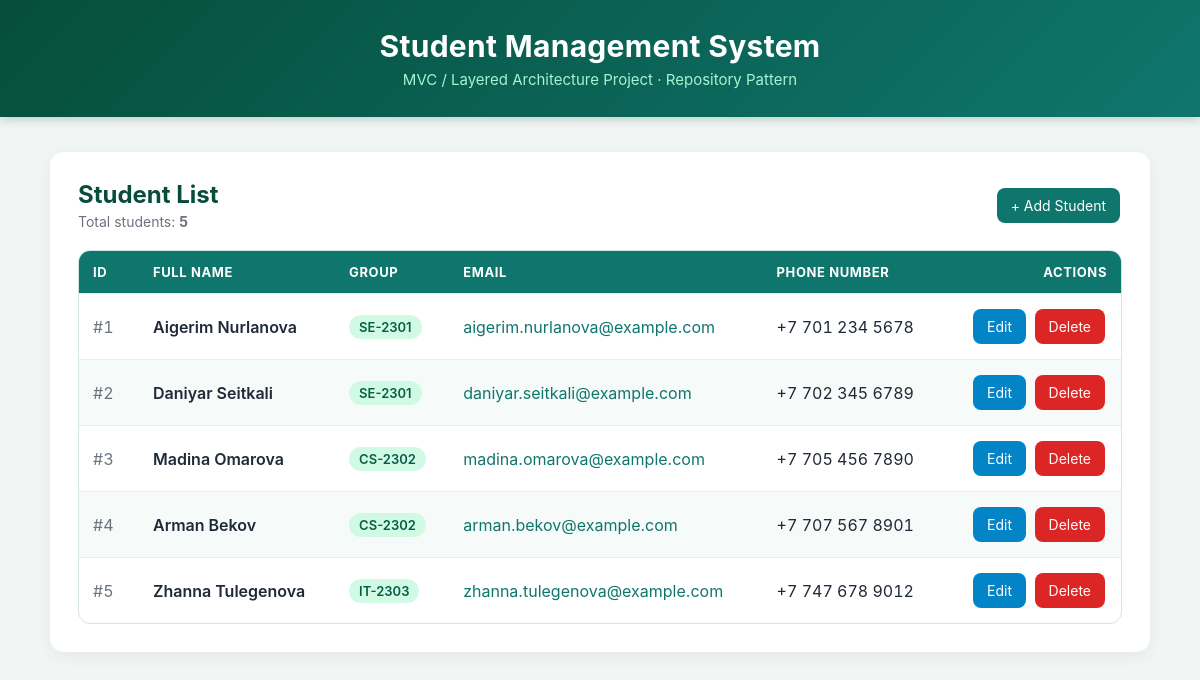
/students, run on the app's committed database.
### tables this page shows
CREATE TABLE students (
            id INTEGER PRIMARY KEY AUTOINCREMENT,
            name TEXT NOT NULL,
            student_group TEXT NOT NULL,
            email TEXT NOT NULL,
            phone TEXT NOT NULL DEFAULT ''
        );

### controllers/student_controller.py (the view)
@student_bp.route("/")
@student_bp.route("/students")
def students():
    student_list = service.get_all_students()
    return render_template(
        "students.html",
        students=student_list
    )

### database.py (called while the page is built)
def get_connection():
    connection = sqlite3.connect(DATABASE)
    connection.row_factory = sqlite3.Row
    return connection

### models/student.py (called while the page is built)
    @classmethod
    def from_row(cls, row):
        if row is None:
            return None
        keys = row.keys()
        return cls(
            id=row["id"],
            name=row["name"],
            group=row["student_group"],
            email=row["email"],
            phone=row["phone"] if "phone" in keys else "",
        )

### repositories/student_repository.py (called while the page is built)
    def get_all_students(self):
        connection = get_connection()
        rows = connection.execute(
            "SELECT * FROM students ORDER BY id"
        ).fetchall()
        connection.close()
        return [Student.from_row(row) for row in rows]

### services/student_service.py (called while the page is built)
    def get_all_students(self):
        return self.repository.get_all_students()

### templates/students.html
{% extends "base.html" %}
{% block content %}
<div class="page-header">
    <div>
        <h2>Student List</h2>
        <p class="muted">Total students: <strong>{{ students|length }}</strong></p>
    </div>
    <a href="{{ url_for('student.add_student') }}"
       class="btn btn-primary">
        + Add Student
    </a>
</div>
<div class="table-wrap">
<table class="students-table">
    <thead>
        <tr>
            <th>ID</th>
            <th>Full Name</th>
            <th>Group</th>
            <th>Email</th>
            <th>Phone Number</th>
            <th class="actions-col">Actions</th>
        </tr>
    </thead>
    <tbody>
        {% for student in students %}
        <tr>
            <td class="id-cell">#{{ student.id }}</td>
            <td class="name-cell">{{ student.name }}</td>
            <td><span class="badge">{{ student.group }}</span></td>
            <td><a class="mail" href="mailto:{{ student.email }}">{{ student.email }}</a></td>
            <td class="phone-cell">{{ student.phone or '—' }}</td>
            <td class="actions-col">
                <a class="btn btn-edit"
                   href="{{ url_for('student.edit_student', student_id=student.id) }}">
                    Edit
                </a>
                <form method="POST"
                      class="inline-form"
                      action="{{ url_for('student.delete_student', student_id=student.id) }}"
                      onsubmit="return confirm('Delete this student?');">
                    <button type="submit"
                            class="btn btn-delete">
                        Delete
                    </button>
                </form>
            </td>
        </tr>
        {% else %}
        <tr>
            <td colspan="6" class="empty">
                No students found.
            </td>
        </tr>
        {% endfor %}
    </tbody>
</table>
</div>
{% endblock %}

### templates/base.html (shortened to what this page needs)
<!DOCTYPE html>
<html lang="en">
<head>
    <link rel="stylesheet"
          href="{{ url_for('static', filename='style.css') }}">
</head>
<body>
    <header>
        <h1>Student Management System</h1>
        <p>MVC / Layered Architecture Project &middot; Repository Pattern</p>
    </header>
    <main class="container">
        {% block content %}
        {% endblock %}
    </main>
</body>
</html>

### static/style.css (style rules this page uses)
* { box-sizing: border-box; }
body { font-family: -apple-system, BlinkMacSystemFont, "Segoe UI", Roboto, Arial, sans-serif; margin: 0; background: #f1f5f4; color: #1f2937; }
header { background: linear-gradient(135deg, #064e3b 0%, #0f766e 100%); color: white; padding: 28px 24px; text-align: center; box-shadow: 0 2px 10px rgba(6, 78, 59, 0.25); }
header h1 { margin: 0 0 6px; font-size: 30px; letter-spacing: 0.3px; }
header p { margin: 0; color: #a7f3d0; font-size: 15px; }
.container { max-width: 1100px; margin: 35px auto; padding: 28px; background: white; border-radius: 14px; box-shadow: 0 4px 16px rgba(0, 0, 0, 0.06); }
h2 { margin: 0 0 4px; color: #064e3b; }
.muted { color: #6b7280; font-weight: normal; margin: 0; font-size: 14px; }
.page-header { display: flex; justify-content: space-between; align-items: center; gap: 15px; margin-bottom: 20px; }
.table-wrap { border: 1px solid #d1e7e0; border-radius: 12px; overflow: hidden; }
table { width: 100%; border-collapse: collapse; }
th, td { padding: 13px 14px; text-align: left; border-bottom: 1px solid #e5efeb; vertical-align: middle; }
th { background: #0f766e; color: white; font-size: 13px; text-transform: uppercase; letter-spacing: 0.6px; }
tbody tr:nth-child(even) { background: #f6faf9; }
tbody tr:last-child td { border-bottom: none; }
tbody tr { transition: background 0.15s; }
.id-cell { color: #6b7280; font-variant-numeric: tabular-nums; width: 60px; }
.name-cell { font-weight: 600; }
.phone-cell { font-variant-numeric: tabular-nums; white-space: nowrap; }
.badge { display: inline-block; padding: 4px 10px; border-radius: 999px; background: #d1fae5; color: #065f46; font-size: 13px; font-weight: 600; }
.mail { color: #0f766e; text-decoration: none; }
.actions-col { text-align: right; white-space: nowrap; }
.btn { display: inline-block; padding: 9px 14px; border: none; border-radius: 8px; text-decoration: none; color: white; cursor: pointer; font-size: 14px; margin: 2px; font-family: inherit; }
.btn-primary { background: #0f766e; }
.btn-edit { background: #0284c7; }
.btn-delete { background: #dc2626; }
.inline-form { display: inline; }

### data on the page
students: id "1", name "Aigerim Nurlanova", group "SE-2301", email "aigerim.nurlanova@example.com", phone "+7 701 234 5678"
students: id "2", name "Daniyar Seitkali", group "SE-2301", email "daniyar.seitkali@example.com", phone "+7 702 345 6789"
students: id "3", name "Madina Omarova", group "CS-2302", email "madina.omarova@example.com", phone "+7 705 456 7890"
students: id "4", name "Arman Bekov", group "CS-2302", email "arman.bekov@example.com", phone "+7 707 567 8901"
students: id "5", name "Zhanna Tulegenova", group "IT-2303", email "zhanna.tulegenova@example.com", phone "+7 747 678 9012"

### other printed values
{{ students|length }} "5"
